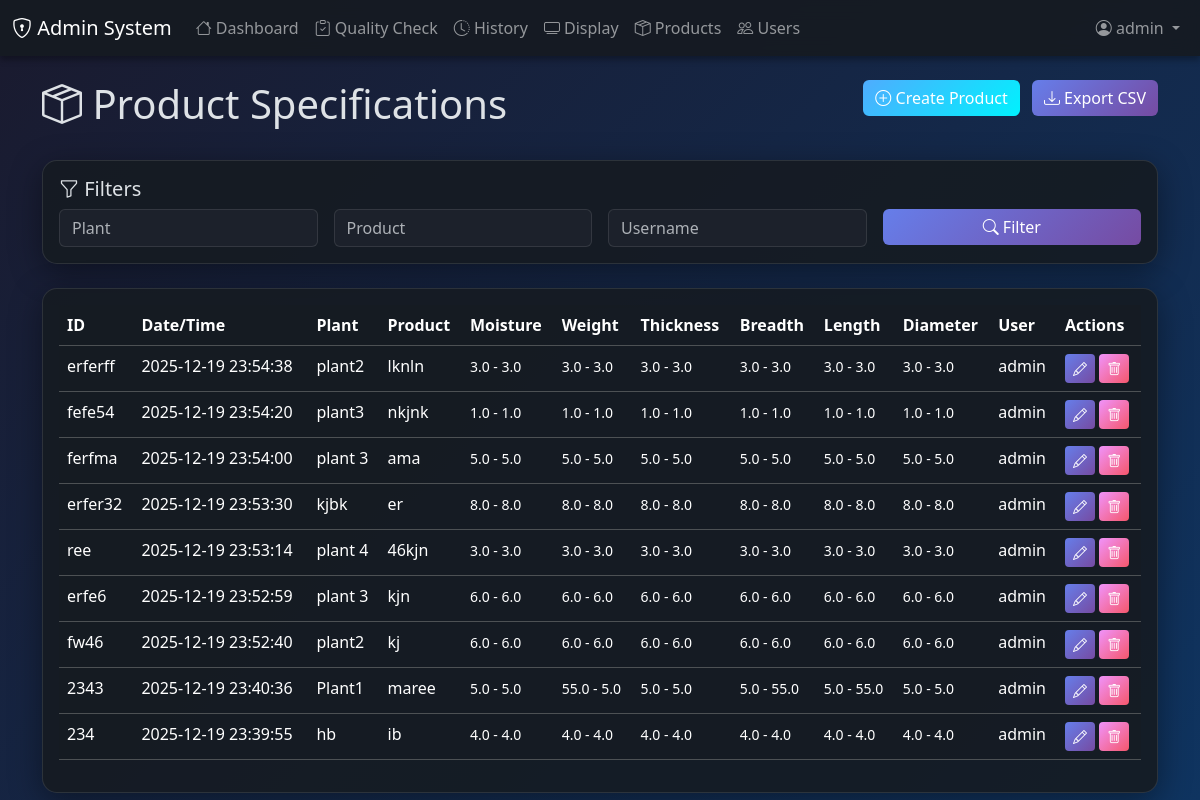
The page /products (signed in) on the database as committed earlier.
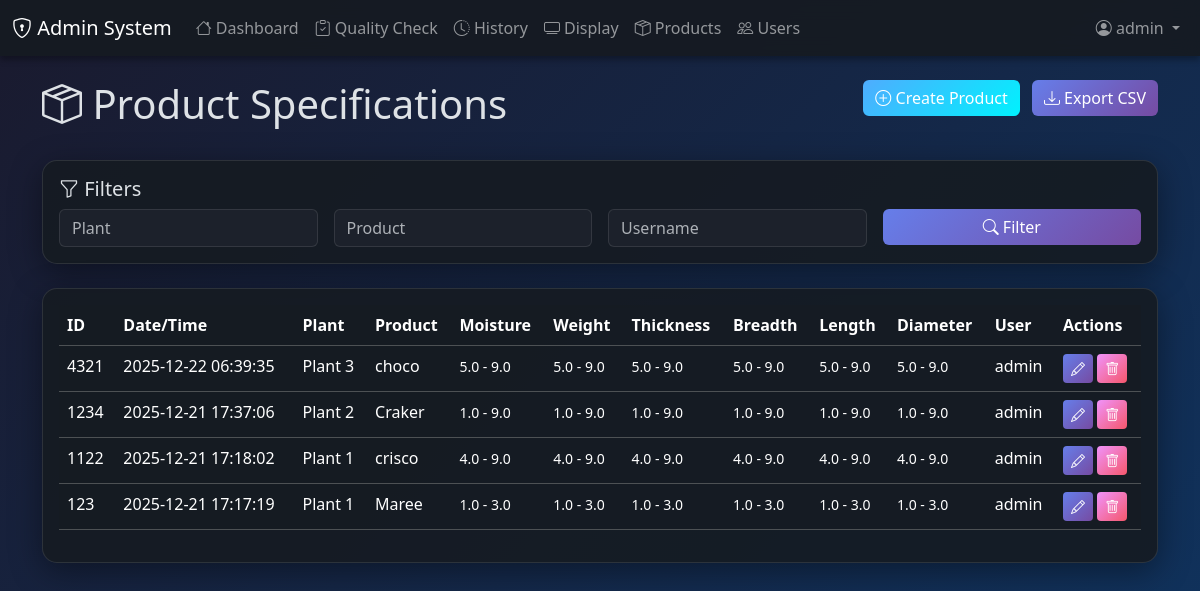
The same page on the database as committed later.
### main.py (models this page shows)
class Product(db.Model):
    id = db.Column(db.String(50), primary_key=True)  # User-defined ID
    create_date = db.Column(db.DateTime, default=datetime.utcnow)
    plant = db.Column(db.String(100), nullable=False)
    product = db.Column(db.String(100), nullable=False)
    moisture_min = db.Column(db.String(20), nullable=False)  # Can be number or "-"
    moisture_max = db.Column(db.String(20), nullable=False)
    weight_min = db.Column(db.String(20), nullable=False)
    weight_max = db.Column(db.String(20), nullable=False)
    thickness_min = db.Column(db.String(20), nullable=False)
    thickness_max = db.Column(db.String(20), nullable=False)
    breadth_min = db.Column(db.String(20), nullable=False)
    breadth_max = db.Column(db.String(20), nullable=False)
    length_min = db.Column(db.String(20), nullable=False)
    length_max = db.Column(db.String(20), nullable=False)
    diameter_min = db.Column(db.String(20), nullable=False)
    diameter_max = db.Column(db.String(20), nullable=False)
    username = db.Column(db.String(80), nullable=False)
    quality_checks = db.relationship('QualityCheck', backref='product', lazy=True)

### main.py (the view)
@app.route('/products')
@login_required
def products():
    plant = request.args.get('plant', '')
    product = request.args.get('product', '')
    username = request.args.get('username', '')
    query = Product.query
    if plant:
        query = query.filter(Product.plant.contains(plant))
    if product:
        query = query.filter(Product.product.contains(product))
    if username:
        query = query.filter(Product.username.contains(username))
    all_products = query.order_by(Product.create_date.desc()).all()
    return render_template('products.html', products=all_products)

### main.py (called while the page is built)
def login_required(f):
    @wraps(f)
    def decorated(*args, **kwargs):
        if 'user_id' not in session:
            flash('Please login first', 'danger')
            return redirect(url_for('login'))
        return f(*args, **kwargs)
    return decorated

### templates/products.html (shortened to what the changed rows need)
{% extends "base.html" %}
{% block content %}
<div class="row mb-4">
    <div class="col">
        <h1><i class="bi bi-box-seam"></i> Product Specifications</h1>
    </div>
</div>
<div class="card">
    <div class="card-body">
        <div class="table-responsive">
            <table class="table table-dark table-hover">
                <thead>
                    <tr>
                        <th>ID</th>
                        <th>Date/Time</th>
                        <th>Plant</th>
                        <th>Product</th>
                        <th>Moisture</th>
                        <th>Weight</th>
                        <th>Thickness</th>
                        <th>Breadth</th>
                        <th>Length</th>
                        <th>Diameter</th>
                        <th>User</th>
                        {% if session.role == 'ADMIN' %}
                        <th>Actions</th>
                        {% endif %}
                    </tr>
                </thead>
                <tbody>
                    {% for p in products %}
                    <tr>
                        <td>{{ p.id }}</td>
                        <td>{{ p.create_date.strftime('%Y-%m-%d %H:%M:%S') }}</td>
                        <td>{{ p.plant }}</td>
                        <td>{{ p.product }}</td>
                        <td><small>{{ p.moisture_min }} - {{ p.moisture_max }}</small></td>
                        <td><small>{{ p.weight_min }} - {{ p.weight_max }}</small></td>
                        <td><small>{{ p.thickness_min }} - {{ p.thickness_max }}</small></td>
                        <td><small>{{ p.breadth_min }} - {{ p.breadth_max }}</small></td>
                        <td><small>{{ p.length_min }} - {{ p.length_max }}</small></td>
                        <td><small>{{ p.diameter_min }} - {{ p.diameter_max }}</small></td>
                        <td>{{ p.username }}</td>
                        {% if session.role == 'ADMIN' %}
                        <td>
                            <a href="{{ url_for('edit_product', product_id=p.id) }}" class="btn btn-sm btn-primary">
                                <i class="bi bi-pencil"></i>
                            </a>
                            <a href="{{ url_for('delete_product', product_id=p.id) }}"
                               class="btn btn-sm btn-danger"
                               onclick="return confirm('Delete this product?\n\nWarning: This will also delete all associated quality check records!')">
                                <i class="bi bi-trash"></i>
                            </a>
                        </td>
                        {% endif %}
                    </tr>
                    {% endfor %}
                </tbody>
            </table>
        </div>
    </div>
</div>
{% endblock %}

Rows that differ between the two databases and show on the page:
removed Product: id "erferff", create_date "2025-12-19 23:54:38", plant "plant2", product "lknln", moisture_min "3.0", moisture_max "3.0", weight_min "3.0", weight_max "3.0", thickness_min "3.0", thickness_max "3.0", breadth_min "3.0", breadth_max "3.0", length_min "3.0", length_max "3.0", diameter_min "3.0", diameter_max "3.0", username "admin"
removed Product: id "fefe54", create_date "2025-12-19 23:54:20", plant "plant3", product "nkjnk", moisture_min "1.0", moisture_max "1.0", weight_min "1.0", weight_max "1.0", thickness_min "1.0", thickness_max "1.0", breadth_min "1.0", breadth_max "1.0", length_min "1.0", length_max "1.0", diameter_min "1.0", diameter_max "1.0", username "admin"
removed Product: id "ferfma", create_date "2025-12-19 23:54:00", plant "plant 3", product "ama", moisture_min "5.0", moisture_max "5.0", weight_min "5.0", weight_max "5.0", thickness_min "5.0", thickness_max "5.0", breadth_min "5.0", breadth_max "5.0", length_min "5.0", length_max "5.0", diameter_min "5.0", diameter_max "5.0", username "admin"
removed Product: id "erfer32", create_date "2025-12-19 23:53:30", plant "kjbk", product "er", moisture_min "8.0", moisture_max "8.0", weight_min "8.0", weight_max "8.0", thickness_min "8.0", thickness_max "8.0", breadth_min "8.0", breadth_max "8.0", length_min "8.0", length_max "8.0", diameter_min "8.0", diameter_max "8.0", username "admin"
removed Product: id "ree", create_date "2025-12-19 23:53:14", plant "plant 4", product "46kjn", moisture_min "3.0", moisture_max "3.0", weight_min "3.0", weight_max "3.0", thickness_min "3.0", thickness_max "3.0", breadth_min "3.0", breadth_max "3.0", length_min "3.0", length_max "3.0", diameter_min "3.0", diameter_max "3.0", username "admin"
removed Product: id "erfe6", create_date "2025-12-19 23:52:59", plant "plant 3", product "kjn", moisture_min "6.0", moisture_max "6.0", weight_min "6.0", weight_max "6.0", thickness_min "6.0", thickness_max "6.0", breadth_min "6.0", breadth_max "6.0", length_min "6.0", length_max "6.0", diameter_min "6.0", diameter_max "6.0", username "admin"
removed Product: id "fw46", create_date "2025-12-19 23:52:40", plant "plant2", product "kj", moisture_min "6.0", moisture_max "6.0", weight_min "6.0", weight_max "6.0", thickness_min "6.0", thickness_max "6.0", breadth_min "6.0", breadth_max "6.0", length_min "6.0", length_max "6.0", diameter_min "6.0", diameter_max "6.0", username "admin"
removed Product: id "2343", create_date "2025-12-19 23:40:36", plant "Plant1", product "maree", moisture_min "5.0", moisture_max "5.0", weight_min "55.0", weight_max "5.0", thickness_min "5.0", thickness_max "5.0", breadth_min "5.0", breadth_max "55.0", length_min "5.0", length_max "55.0", diameter_min "5.0", diameter_max "5.0", username "admin"
removed Product: id "234", create_date "2025-12-19 23:39:55", plant "hb", product "ib", moisture_min "4.0", moisture_max "4.0", weight_min "4.0", weight_max "4.0", thickness_min "4.0", thickness_max "4.0", breadth_min "4.0", breadth_max "4.0", length_min "4.0", length_max "4.0", diameter_min "4.0", diameter_max "4.0", username "admin"
added Product: id "4321", create_date "2025-12-22 06:39:35", plant "Plant 3", product "choco", moisture_min "5.0", moisture_max "9.0", weight_min "5.0", weight_max "9.0", thickness_min "5.0", thickness_max "9.0", breadth_min "5.0", breadth_max "9.0", length_min "5.0", length_max "9.0", diameter_min "5.0", diameter_max "9.0", username "admin"
added Product: id "1234", create_date "2025-12-21 17:37:06", plant "Plant 2", product "Craker", moisture_min "1.0", moisture_max "9.0", weight_min "1.0", weight_max "9.0", thickness_min "1.0", thickness_max "9.0", breadth_min "1.0", breadth_max "9.0", length_min "1.0", length_max "9.0", diameter_min "1.0", diameter_max "9.0", username "admin"
added Product: id "1122", create_date "2025-12-21 17:18:02", plant "Plant 1", product "crisco", moisture_min "4.0", moisture_max "9.0", weight_min "4.0", weight_max "9.0", thickness_min "4.0", thickness_max "9.0", breadth_min "4.0", breadth_max "9.0", length_min "4.0", length_max "9.0", diameter_min "4.0", diameter_max "9.0", username "admin"
added Product: id "123", create_date "2025-12-21 17:17:19", plant "Plant 1", product "Maree", moisture_min "1.0", moisture_max "3.0", weight_min "1.0", weight_max "3.0", thickness_min "1.0", thickness_max "3.0", breadth_min "1.0", breadth_max "3.0", length_min "1.0", length_max "3.0", diameter_min "1.0", diameter_max "3.0", username "admin"
